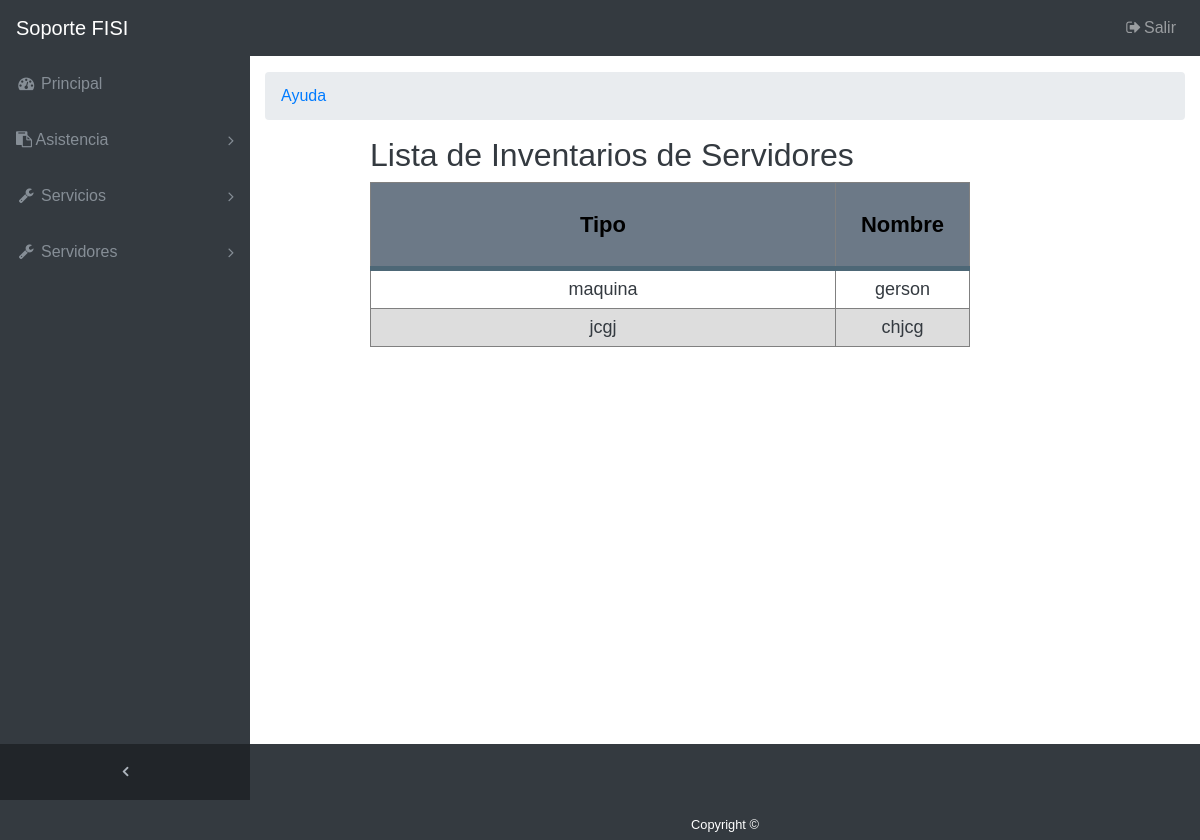
The app's page /intranet/servidor_registro.php (signed in) with its own data.
### tables this page shows
CREATE TABLE IF NOT EXISTS `inventario_equipo` (
  `idInventario` int(10) unsigned NOT NULL AUTO_INCREMENT,
  `tipo` varchar(12) NOT NULL,
  `nombre` varchar(30) DEFAULT NULL,
  PRIMARY KEY (`idInventario`)
);

### intranet/funciones.php (called while the page is built, shortened)
<?php
function datos_realizado2($conexion){
	$sentencia = $conexion -> prepare ("SELECT * FROM inventario_equipo; ");
	$sentencia->execute();
	return $sentencia->fetchAll();
}
 ?>

### intranet/views/servidor_registro.view.php (the view)
<?php require 'intranet.view.php'; ?>
<div class="contenedor3">
		<h2>Lista de Inventarios de Servidores</h2>
		<table border="1">
			<thead>
				<tr>
					<th>Tipo</th>
					<th>Nombre</th>
				</tr>
			</thead>
			<?php foreach($solicitudes as $post): ?>
				<tr>
					<td><?php  echo $post['tipo']?></td>
					<td><?php  echo $post['nombre']?></td>
				</tr>
			<?php endforeach;?>
		</table>
		<?php require 'footer.php';?>
	</div>

### intranet/css/sb-admin.css (style rules this page uses)
html { position: relative; min-height: 100%; }
body { overflow-x: hidden; }
body.sticky-footer { margin-bottom: 56px; }
body.fixed-nav { padding-top: 56px; }
body.sidenav-toggled .navbar-sidenav .nav-link-.formulario input[type="text"], { display: none; }
* { margin: 0; padding: 0; -webkit-box-sizing: border-box; -moz-box-sizing: border-box; box-sizing: border-box; }
body { font-size: 16px; font-family: 'Raleway', sans-serif; background:#00003A; color:#fff; }
h1, h2, h4, h5, h6 { font-family: "Oswald", Arial, Sans-serif; font-weight: normal; color:#343a40; }
.contenedor3 { max-width: 600px; width: 100%; margin-left:120px; }
table { color:#343a40; background-color: white; text-align: left; width: 100%; border-collapse: collapse; }
th { width: 100%; font-size: 22px; height: 50px; padding: 25px; }
td { padding: 5px; font-size: 18px; text-align: center; }
thead { background-color: #6C7987; border-bottom: solid 5px #4D6776 ; color: black; text-align: center; }
tr:nth-child(even) { background-color: #ddd; }

### records on screen
inventario_equipo: tipo "maquina", nombre "gerson"
inventario_equipo: tipo "jcgj", nombre "chjcg"
